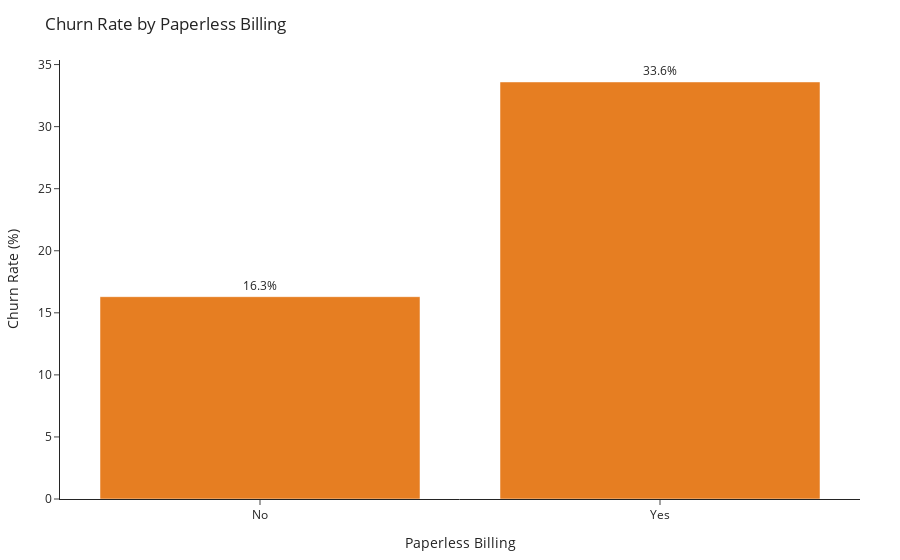

The notebook cell saved with this chart:
### Markdown cell above
## Does Paperless Billing Increase Churn?

### Code cell
# Aggregate churn by Paperless Billing
paperless_agg = (
    df.groupby("PaperlessBilling")
      .agg(customers=("customerID","count"),
           churn_yes=("Churn", lambda s: (s=="Yes").sum()))
      .reset_index()
)
paperless_agg["churn_rate"] = (paperless_agg["churn_yes"] / paperless_agg["customers"] * 100).round(1)

# Bar chart
fig = go.Figure()
fig.add_bar(
    x=paperless_agg["PaperlessBilling"], y=paperless_agg["churn_rate"],
    text=paperless_agg["churn_rate"].astype(str) + "%",
    textposition="outside", marker_color="#e67e22",
    hovertemplate="Paperless: %{x}<br>Churn Rate: %{y:.1f}%<extra></extra>"
)

fig.update_layout(
    title="Churn Rate by Paperless Billing",
    xaxis_title="Paperless Billing",
    yaxis_title="Churn Rate (%)",
    margin=dict(l=60, r=40, t=60, b=40),
    template="simple_white"
)

fig.show()

### Figure 1 — Plotly figure (JSON) as saved in the notebook; plotly's stock layout.template omitted (floating-point values rounded to 4 significant figures)
{"data": [{"hovertemplate": "Paperless: %{x}<br>Churn Rate: %{y:.1f}%<extra></extra>", "marker": {"color": "#e67e22"}, "text": ["16.3%", "33.6%"], "textposition": "outside", "type": "bar", "x": ["No", "Yes"], "y": [16.3, 33.6]}], "layout": {"margin": {"b": 40, "l": 60, "r": 40, "t": 60}, "title": {"text": "Churn Rate by Paperless Billing"}, "xaxis": {"title": {"text": "Paperless Billing"}}, "yaxis": {"title": {"text": "Churn Rate (%)"}}}}
